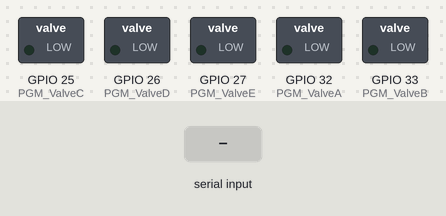
This program was run on a simulated ESP32. Shown: switched loads named in the program (green lamp = pin HIGH). The test bench sets the inputs (shaded band). Random numbers use the default seed unless the program sets one; nothing arrives over Bluetooth unless stated.

Above: at 1.2 s.
1.3 s: "1\n" received over the second serial link
At 2.1 s:
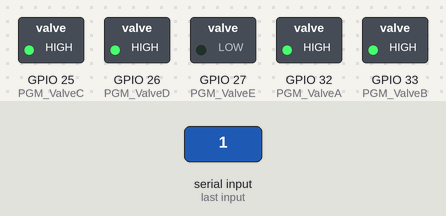
3.8 s: "2\n" received over the second serial link
At 4.3 s:
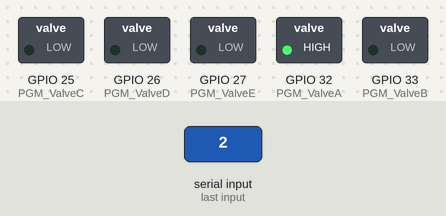
6.3 s: "2\n" received over the second serial link
At 7.1 s:
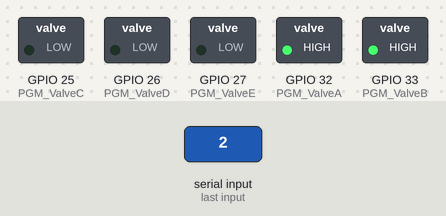
8.8 s: "1\n" received over the second serial link
At 9.3 s:
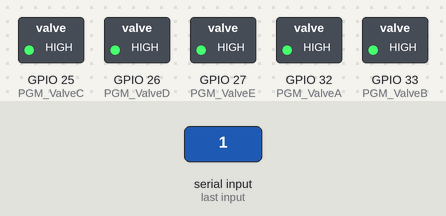
Timing chart, 0 to 11.8 s (numbered marks = the images above; inputs shaded):
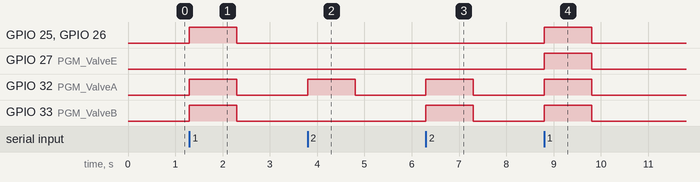

The program:

main.cpp
```cpp
#include <Arduino.h>
#include "BluetoothSerial.h"

// Create one object of the BluetoothSerialClass
BluetoothSerial SerialBT;

// Functions
void ActuateThePGM(int _state);
void ActuationCase(int _case);

int PGM_ValveA = 32;
int PGM_ValveB = 33;
int PGM_ValveC = 25;
int PGM_ValveD = 26;
int PGM_ValveE = 27;

bool ValveStateOne = false;
bool ValveStateTwo = false;

int dataReceived = 0;

int randomCase = 0;

void setup()
{
  Serial.begin(115200);

  pinMode(PGM_ValveA, OUTPUT);
  pinMode(PGM_ValveB, OUTPUT);
  pinMode(PGM_ValveC, OUTPUT);
  pinMode(PGM_ValveD, OUTPUT);
  pinMode(PGM_ValveE, OUTPUT);

  digitalWrite(PGM_ValveA, LOW);
  digitalWrite(PGM_ValveB, LOW);
  digitalWrite(PGM_ValveC, LOW);
  digitalWrite(PGM_ValveD, LOW);
  digitalWrite(PGM_ValveE, LOW);

  // This will stat the Bluetooth
  SerialBT.begin("ESP32Muscle");
}

void loop()
{

  SerialBT.read();
  dataReceived = SerialBT.parseInt();

  // decide which case is going to be actuated
  ActuateThePGM(dataReceived);
  dataReceived = 0;
}

void ActuateThePGM(int _state)
{
  if (_state == 5)
  {
    SerialBT.end();
    ESP.restart();
  }
  else if (_state == 1)
  {
    randomCase = random(0, 2);
    ActuationCase(randomCase);
  }
  else if (_state == 2)
  {
    randomCase = random(0, 5);
    ActuationCase(randomCase);
  }
  else if (_state == 0)
  {
    digitalWrite(PGM_ValveA, LOW);
    digitalWrite(PGM_ValveB, LOW);
    digitalWrite(PGM_ValveC, LOW);
    digitalWrite(PGM_ValveD, LOW);
    digitalWrite(PGM_ValveE, LOW);
  }
}

void ActuationCase(int _case)
{
  for (int i = 0; i < 3; i++)
  {
    if (randomCase == 0)
    {
      digitalWrite(PGM_ValveA, HIGH);
      digitalWrite(PGM_ValveB, HIGH);
      digitalWrite(PGM_ValveC, HIGH);
      digitalWrite(PGM_ValveD, HIGH);
      digitalWrite(PGM_ValveE, HIGH);
    }
    else if (randomCase == 1)
    {
      digitalWrite(PGM_ValveA, HIGH);
      digitalWrite(PGM_ValveB, HIGH);
      digitalWrite(PGM_ValveC, HIGH);
      digitalWrite(PGM_ValveD, HIGH);
      digitalWrite(PGM_ValveE, LOW);
    }
    else if (randomCase == 2)
    {
      digitalWrite(PGM_ValveA, HIGH);
      digitalWrite(PGM_ValveB, HIGH);
      digitalWrite(PGM_ValveC, HIGH);
      digitalWrite(PGM_ValveD, LOW);
      digitalWrite(PGM_ValveE, LOW);
    }
    else if (randomCase == 3)
    {
      digitalWrite(PGM_ValveA, HIGH);
      digitalWrite(PGM_ValveB, HIGH);
      digitalWrite(PGM_ValveC, LOW);
      digitalWrite(PGM_ValveD, LOW);
      digitalWrite(PGM_ValveE, LOW);
    }
    else if (randomCase == 4)
    {
      digitalWrite(PGM_ValveA, HIGH);
      digitalWrite(PGM_ValveB, LOW);
      digitalWrite(PGM_ValveC, LOW);
      digitalWrite(PGM_ValveD, LOW);
      digitalWrite(PGM_ValveE, LOW);
    }

    // To generate the sensation of burning
    // digitalWrite(PGM_ValveA, LOW);
    // digitalWrite(PGM_ValveB, LOW);
    // digitalWrite(PGM_ValveC, LOW);
    // digitalWrite(PGM_ValveD, LOW);
    // digitalWrite(PGM_ValveE, LOW);
  }
}
```

Measured:
- after the input at 1.3 s, GPIO 25 (PGM_ValveC), GPIO 26 (PGM_ValveD), GPIO 32 (PGM_ValveA), GPIO 33 (PGM_ValveB): LOW → HIGH at once, → LOW 1.0 s later
- after the input at 3.8 s, GPIO 32 (PGM_ValveA): LOW → HIGH at once, → LOW 1.0 s later
- after the input at 6.3 s, GPIO 32 (PGM_ValveA), GPIO 33 (PGM_ValveB): LOW → HIGH at once, → LOW 1.0 s later
- after the input at 8.8 s, GPIO 25 (PGM_ValveC), GPIO 26 (PGM_ValveD), GPIO 27 (PGM_ValveE), GPIO 32 (PGM_ValveA), GPIO 33 (PGM_ValveB): LOW → HIGH at once, → LOW 1.0 s later
